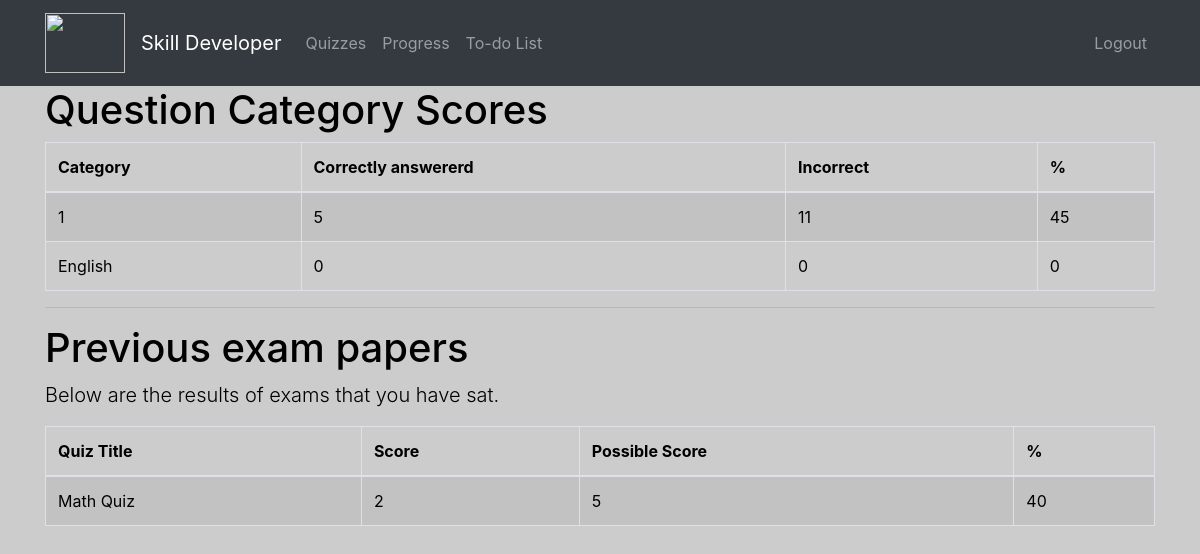
The app's page /progress/ (signed in) with its own data.
### quiz/models.py (models this page shows, shortened)
class Category(models.Model):
    category = models.CharField(
        verbose_name=_("Category"),
        max_length=250, blank=True,
        unique=True, null=True)
    objects = CategoryManager()
    class Meta:
        verbose_name = _("Category")
        verbose_name_plural = _("Categories")

class Sitting(models.Model):
    user = models.ForeignKey(settings.AUTH_USER_MODEL, verbose_name=_("User"), on_delete=models.CASCADE)
    quiz = models.ForeignKey(Quiz, verbose_name=_("Quiz"), on_delete=models.CASCADE)
    question_order = models.CharField(validators=[validate_comma_separated_integer_list],
        max_length=1024, verbose_name=_("Question Order"))
    question_list = models.CharField(validators=[validate_comma_separated_integer_list],
        max_length=1024, verbose_name=_("Question List"))
    incorrect_questions = models.CharField(validators=[validate_comma_separated_integer_list],
        max_length=1024, blank=True, verbose_name=_("Incorrect questions"))
    current_score = models.IntegerField(verbose_name=_("Current Score"))
    complete = models.BooleanField(default=False, blank=False,
                                   verbose_name=_("Complete"))
    user_answers = models.TextField(blank=True, default='{}',
                                    verbose_name=_("User Answers"))
    start = models.DateTimeField(auto_now_add=True,
                                 verbose_name=_("Start"))
    end = models.DateTimeField(null=True, blank=True, verbose_name=_("End"))
    objects = SittingManager()
    class Meta:
        permissions = (("view_sittings", _("Can see completed exams.")),)
    def _question_ids(self):
        return [int(n) for n in self.question_order.split(',') if n]
    @property
    def get_percent_correct(self):
        dividend = float(self.current_score)
        divisor = len(self._question_ids())
        if divisor < 1:
            return 0            # prevent divide by zero error
        if dividend > divisor:
            return 100
        correct = int(round((dividend / divisor) * 100))
        if correct >= 1:
            return correct
        else:
            return 0
    @property
    def get_max_score(self):
        return len(self._question_ids())

class Quiz(models.Model):
    title = models.CharField(
        verbose_name=_("Title"),
        max_length=60, blank=False)
    description = models.TextField(
        verbose_name=_("Description"),
        blank=True, help_text=_("a description of the quiz"))
    url = models.SlugField(
        max_length=60, blank=False,
        help_text=_("a user friendly url"),
        verbose_name=_("user friendly url"))
    category = models.ForeignKey(
        Category, null=True, blank=True,
        verbose_name=_("Category"), on_delete=models.CASCADE)
    random_order = models.BooleanField(
        blank=False, default=False,
        verbose_name=_("Random Order"),
        help_text=_("Display the questions in "
                    "a random order or as they "
                    "are set?"))
    max_questions = models.PositiveIntegerField(
        blank=True, null=True, verbose_name=_("Max Questions"),
        help_text=_("Number of questions to be answered on each attempt."))
    answers_at_end = models.BooleanField(
        blank=False, default=False,
        help_text=_("Correct answer is NOT shown after question."
                    " Answers displayed at the end."),
        verbose_name=_("Answers at end"))
    exam_paper = models.BooleanField(
        blank=False, default=False,
        help_text=_("If yes, the result of each"
                    " attempt by a user will be"
                    " stored. Necessary for marking."),
        verbose_name=_("Exam Paper"))
    single_attempt = models.BooleanField(
        blank=False, default=False,
        help_text=_("If yes, only one attempt by"
                    " a user will be permitted."
                    " Non users cannot sit this exam."),
        verbose_name=_("Single Attempt"))
    pass_mark = models.SmallIntegerField(
        blank=True, default=0,
        verbose_name=_("Pass Mark"),
        help_text=_("Percentage required to pass exam."),
        validators=[MaxValueValidator(100)])
    success_text = models.TextField(
        blank=True, help_text=_("Displayed if user passes."),
        verbose_name=_("Success Text"))
    fail_text = models.TextField(
        verbose_name=_("Fail Text"),
        blank=True, help_text=_("Displayed if user fails."))
    draft = models.BooleanField(
        blank=True, default=False,
        verbose_name=_("Draft"),
        help_text=_("If yes, the quiz is not displayed"
                    " in the quiz list and can only be"
                    " taken by users who can edit"
                    " quizzes."))
    class Meta:
        verbose_name = _("Quiz")
        verbose_name_plural = _("Quizzes")

### quiz/views.py (the view)
class QuizUserProgressView(TemplateView):
    template_name = 'progress.html'
    @method_decorator(login_required)
    def dispatch(self, request, *args, **kwargs):
        return super(QuizUserProgressView, self)\
            .dispatch(request, *args, **kwargs)
    def get_context_data(self, **kwargs):
        context = super(QuizUserProgressView, self).get_context_data(**kwargs)
        progress, c = Progress.objects.get_or_create(user=self.request.user)
        context['cat_scores'] = progress.list_all_cat_scores
        context['exams'] = progress.show_exams()
        return context

### quiz/models.py (called while the page is built)
    def show_exams(self):
        return Sitting.objects.filter(user=self.user, complete=True)

### quiz/templates/progress.html (shortened to what this page needs)
{% extends "base.html" %}
{% load i18n %}
{% load quiz_tags %}
{% block content %}
  {% if cat_scores %}
  <h1>{% trans "Question Category Scores" %}</h1>
  <table class="table table-bordered table-striped">
	<thead>
	  <tr>
		<th>{% trans "Category" %}</th>
		<th>{% trans "Correctly answererd" %}</th>
		<th>{% trans "Incorrect" %}</th>
		<th>%</th>
	  </tr>
	</thead>
	<tbody>
	  {% for cat, value in cat_scores.items %}
	  <tr>
		<td>{{ cat }}</td>
		<td>{{ value.0 }}</td>
		<td>{{ value.1 }}</td>
		<td>{{ value.2 }}</td>
	  </tr>
	  {% endfor %}
	</tbody>
  </table>
  {% endif %}
  {% if exams %}
  <hr>
  <h1>{% trans "Previous exam papers" %}</h1>
  <p class="lead">
	{% trans "Below are the results of exams that you have sat." %}
  </p>
  <table class="table table-bordered table-striped">
	<thead>
	  <tr>
		<th>{% trans "Quiz Title" %}</th>
		<th>{% trans "Score" %}</th>
		<th>{% trans "Possible Score" %}</th>
		<th>%</th>
	  </tr>
	</thead>
	<tbody>
	  {% for exam in exams %}
	  <tr>
		<td>{{ exam.quiz.title }}</td>
		<td>{{ exam.current_score }}</td>
		<td>{{ exam.get_max_score }}</td>
		<td>{{ exam.get_percent_correct }}</td>
	  </tr>
	  {% endfor %}
	</tbody>
  </table>
  {% endif %}
{% endblock %}

### quiz/templates/base.html (style rules this page uses)
body { background-image: url("https://i.pinimg.com/736x/50/ac/96/50ac96d6074c898c1b27e9bf86d59329.jpg"); background-color: #cccccc; color: black; }

### records on screen
Category: cat_scores "English"
Sitting: quiz "Math Quiz", current_score "2", get_max_score "5", get_percent_correct "40"

### other values on screen
{{ cat }} "1"
{{ value.0 }} "5" "0"
{{ value.1 }} "11" "0"
{{ value.2 }} "45" "0"
